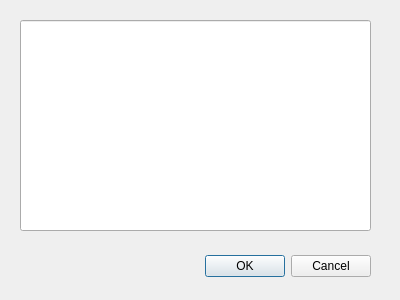
<?xml version="1.0" encoding="UTF-8"?>
<ui version="4.0">
 <class>addNotesDialog</class>
 <widget class="QDialog" name="addNotesDialog">
  <property name="geometry">
   <rect>
    <x>0</x>
    <y>0</y>
    <width>400</width>
    <height>300</height>
   </rect>
  </property>
  <property name="windowTitle">
   <string>Dialog</string>
  </property>
  <widget class="QDialogButtonBox" name="buttonBox">
   <property name="geometry">
    <rect>
     <x>30</x>
     <y>250</y>
     <width>341</width>
     <height>32</height>
    </rect>
   </property>
   <property name="orientation">
    <enum>Qt::Horizontal</enum>
   </property>
   <property name="standardButtons">
    <set>QDialogButtonBox::Cancel|QDialogButtonBox::Ok</set>
   </property>
  </widget>
  <widget class="QLineEdit" name="notesEdit">
   <property name="geometry">
    <rect>
     <x>20</x>
     <y>20</y>
     <width>351</width>
     <height>211</height>
    </rect>
   </property>
  </widget>
 </widget>
 <resources/>
 <connections>
  <connection>
   <sender>buttonBox</sender>
   <signal>accepted()</signal>
   <receiver>addNotesDialog</receiver>
   <slot>accept()</slot>
   <hints>
    <hint type="sourcelabel">
     <x>248</x>
     <y>254</y>
    </hint>
    <hint type="destinationlabel">
     <x>157</x>
     <y>274</y>
    </hint>
   </hints>
  </connection>
  <connection>
   <sender>buttonBox</sender>
   <signal>rejected()</signal>
   <receiver>addNotesDialog</receiver>
   <slot>reject()</slot>
   <hints>
    <hint type="sourcelabel">
     <x>316</x>
     <y>260</y>
    </hint>
    <hint type="destinationlabel">
     <x>286</x>
     <y>274</y>
    </hint>
   </hints>
  </connection>
 </connections>
</ui>
